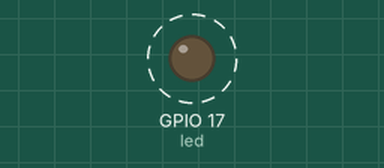
This program was run on a simulated Raspberry Pi (BCM pin numbers). Parts: output pins drawn as LEDs (lit = HIGH). Dashed ring = blinking. What the program prints to the terminal is not drawn.

Above: at 0.15 s.
Timing chart, 0 to 3.0 s (numbered marks = the images above):
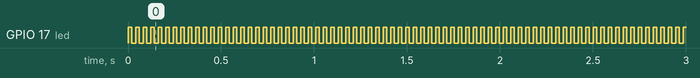

Measured:
- by itself, GPIO 17 (led): alternates HIGH for 0.02 s and LOW for 0.02 s

The program:

led.py
```python
from gpiozero import LED
from time import sleep

# Initialization
led = LED(17)

try:
    while True:
        led.on()
        print('...LED ON')

        sleep(0.02)

        led.off()
        print('LED OFF...')

        sleep(0.02)
except KeyboardInterrupt:
    print('Exiting...')
finally:
    pass
    
```
